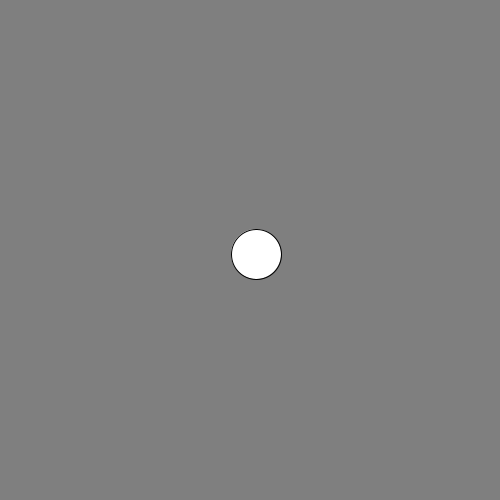
Frame 1 (no input)
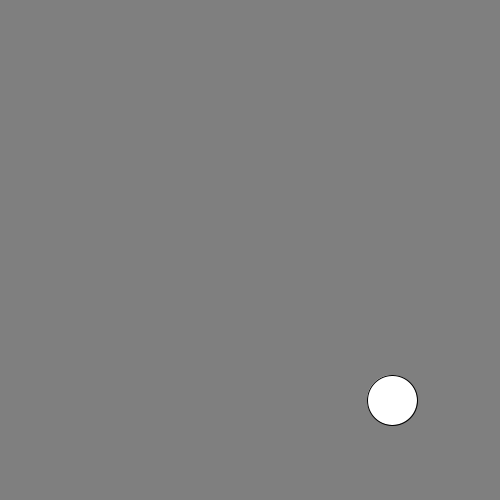
Frame 60 (the mouse pressed at the canvas centre just before this capture)
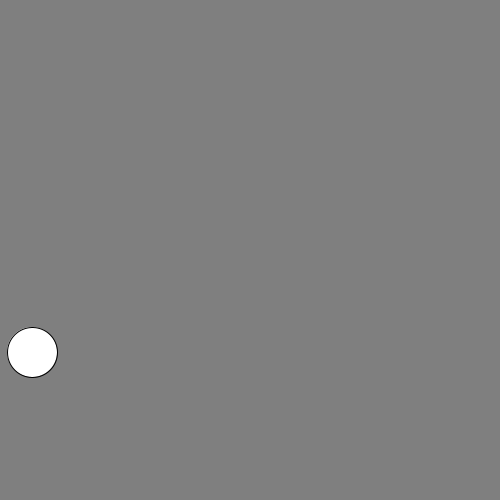
Frame 120 (the mouse held since frame 60 and released just before this capture)

The Processing sketch that drew these frames (run headless with seeded random() and noise(); from frame 60 on, the mouse is pressed at the canvas centre):

// Processing sketch: motion_03
// ── motion_03.pde
// position
float x;
float y;

// speed
float speed_x = 6;
float speed_y = 3;

// acceleration due to gravity
float gravity = 1;

float size = 50;

void setup() {
  size(500, 500);
  background(127);

  // place the ball in the center of our screen
  x = width / 2;
  y = height / 2;
}

void draw() {

  background(127);

  // add acceleration due to gravity to the speed_y
  speed_y += gravity;

  // add the speed value to the position
  x += speed_x;
  y += speed_y;

  // logic to make the ball bounce
  if ( x > width ) {
    x = width;
    speed_x *= -1;
  }
  if (x < 0) {
    x = 0;
    speed_x *= -1;
  }

  if ( y > height ) {
    y = height;
    speed_y *= -1;
  }
  if (y < 0) {
    y = 0;
    speed_y *= -1;
  }

  //// wrap around the screen
  //x = (x + width) % width;
  //y = (y + height) % height;

  circle(x, y, size);
}
